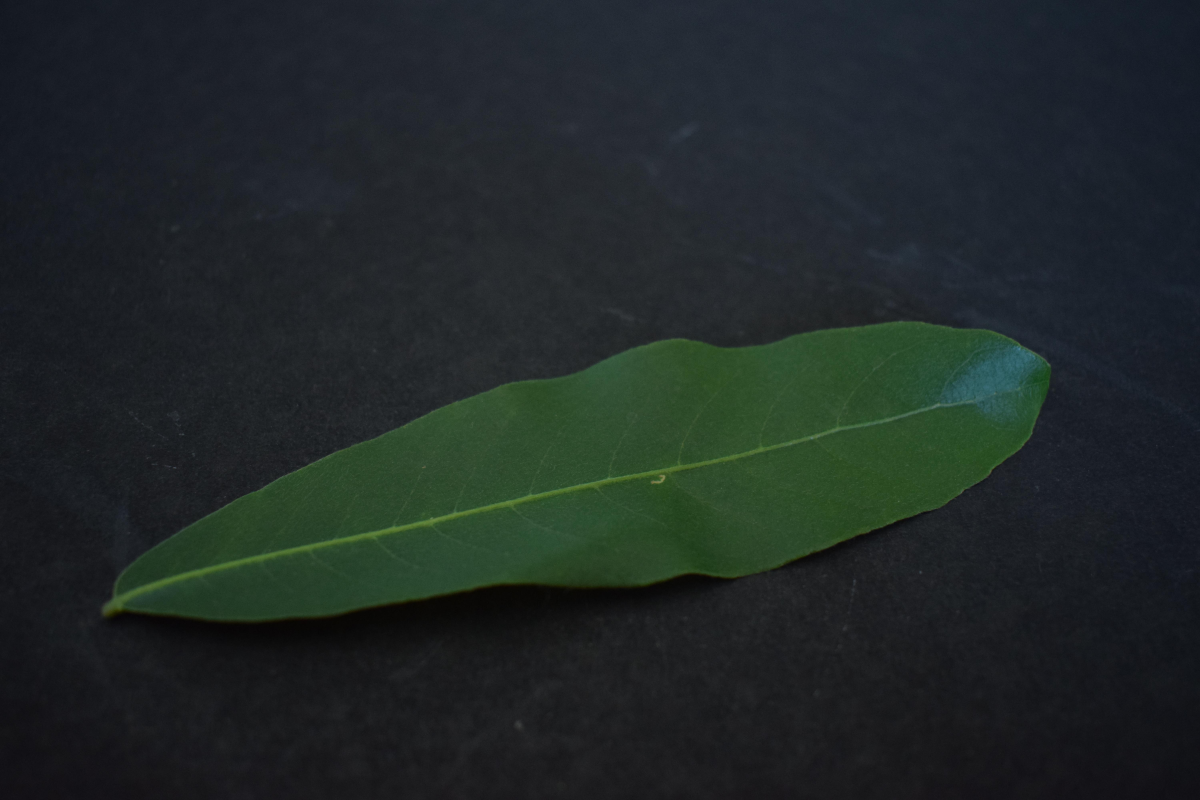
#> input picture test/img_test/arjun.jpeg, 6000 x 4000 px (shown at 1/5 size)
$ python -i main.py   (imports and definitions only)   (older library calls are emulated)
#> lines starting #> are read from the running program, lines starting #| are printed output that depends on the picture; after the words box and inside, x2 and y2 are one past the last pixel; in counts of white or black regions, pixels touching at a corner belong together
#> in visualize_hog_with_mask, img_np is the input picture: shape (4000, 6000, 3); mean B, G, R 39.2, 39.8, 31.9
### src/services/ExtractFeatureImage.py

import cv2
import numpy as np
from services.feature.ColorFeature import extract_color_vector
from services.feature.TextureFeature import extract_texture_vector


# [55 lines left out: functions extract_feature_color, extract_feature_texture, extract_feature_HOG, not called in this run]

def _otsu_leaf_mask(img_np: np.ndarray) -> np.ndarray:
    """Otsu thuần: grayscale → GaussianBlur → threshold."""
    gray    = cv2.cvtColor(img_np, cv2.COLOR_BGR2GRAY) if img_np.ndim == 3 else img_np.copy()
    blurred = cv2.GaussianBlur(gray, (5, 5), 0)
    _, binary = cv2.threshold(blurred, 0, 255, cv2.THRESH_BINARY_INV + cv2.THRESH_OTSU)
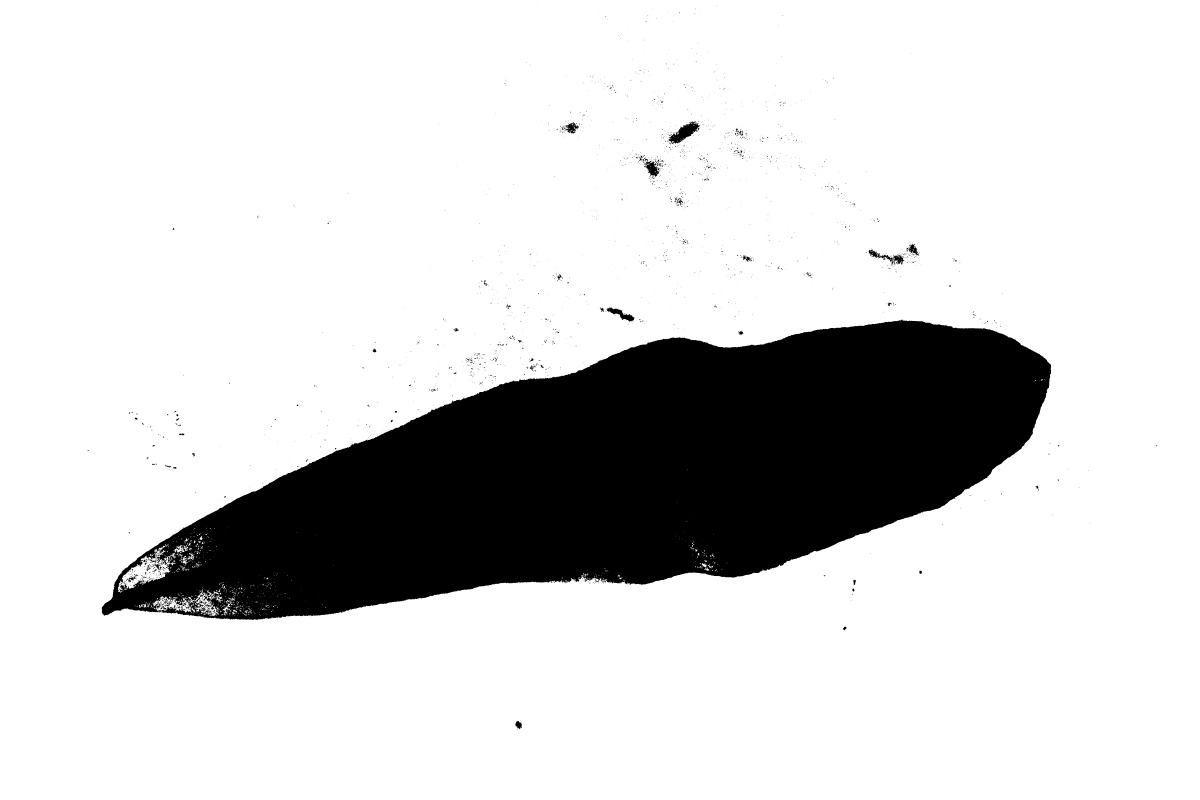
#> binary: shape (4000, 6000) (shown at 1/5 size); 83% white; 2266 black regions (2021 under 20 px), largest, box (x1, y1, x2, y2) and area: (509, 1598, 5256, 3100) 4025152, (3342, 606, 3499, 720) 7519, (3032, 1535, 3173, 1611) 3410
    return binary


def detect_leaf_contour(img_np: np.ndarray) -> np.ndarray:
    """Tìm đường bao lớn nhất của lá bằng Otsu thuần."""
    thresh = _otsu_leaf_mask(img_np)
    contours, _ = cv2.findContours(thresh, cv2.RETR_EXTERNAL, cv2.CHAIN_APPROX_SIMPLE)
#> contours = 1 item
    if not contours:
        return np.array([])
    return max(contours, key=cv2.contourArea)

# [40 lines left out: function extract_feature_shape, not called in this run]

### test/main.py
import cv2
import numpy as np
from pathlib import Path
import sys

# Thêm thư mục src vào sys.path để import các service
PROJECT_ROOT = Path(__file__).resolve().parents[1]
SRC_DIR = PROJECT_ROOT / "src"
if str(SRC_DIR) not in sys.path:
    sys.path.insert(0, str(SRC_DIR))

from services.ExtractFeatureImage import extract_feature_HOG, detect_leaf_contour

def visualize_hog_with_mask(image_path):
    # 1. Đọc ảnh
    img_np = cv2.imread(str(image_path))
    if img_np is None:
        print(f"Error: Could not read image at {image_path}")
        return

    # 2. Tạo Mask và Masked Image (giống logic trong extract_feature_HOG)
    leaf_contour = detect_leaf_contour(img_np)
#> leaf_contour = [[0, 0], [0, 3999], [5999, 3999], [5999, 0], [4181, 0], [4180, 1], [4179, 0]]
    mask = np.zeros(img_np.shape[:2], dtype=np.uint8)
    cv2.drawContours(mask, [leaf_contour], -1, 255, thickness=-1)
#> mask: shape (4000, 6000); 100% white; black in thin lines or dots, all inside (x1, y1, x2, y2) = (4180, 0, 4181, 1)
    img_masked = cv2.bitwise_and(img_np, img_np, mask=mask)

    # Preprocessing cho HOG
    gray_masked = cv2.cvtColor(img_masked, cv2.COLOR_BGR2GRAY)
    img_resized = cv2.resize(gray_masked, (160, 128))

    # 3. Tính toán HOG hướng (Manual Visualization)
    gx = cv2.Sobel(img_resized, cv2.CV_32F, 1, 0, ksize=1)
    gy = cv2.Sobel(img_resized, cv2.CV_32F, 0, 1, ksize=1)
    mag, angle = cv2.cartToPolar(gx, gy, angleInDegrees=True)
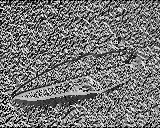
#> angle: shape (128, 160) float32; min 0, max 358.6, mean 166.3; drawn with min black and max white

    # 4. Vẽ trực quan
    scale = 4
    h_small, w_small = img_resized.shape
#> h_small = 128; w_small = 160
    vis_h, vis_w = h_small * scale, w_small * scale
#> vis_h = 512; vis_w = 640

    # Ảnh nền đen để vẽ gradients
    hog_vis = np.zeros((vis_h, vis_w, 3), dtype=np.uint8)
    # Ảnh gốc đã resize và xám để so sánh
    img_large = cv2.resize(cv2.cvtColor(img_resized, cv2.COLOR_GRAY2BGR), (vis_w, vis_h))

    for y in range(0, h_small, 8):
        for x in range(0, w_small, 8):
            cell_mag = mag[y:y+8, x:x+8]
            cell_angle = angle[y:y+8, x:x+8]

            # Chỉ vẽ nếu có gradient (vùng có chi tiết/gân)
            if np.max(cell_mag) > 10:
                # Lấy hướng tại điểm có gradient mạnh nhất trong cell
                idx = np.unravel_index(np.argmax(cell_mag), cell_mag.shape)
                best_angle = cell_angle[idx]

                # Vẽ đoạn thẳng vuông góc với gradient (song song với cạnh/gân)
                rad = np.deg2rad(best_angle + 90)
                cx, cy = (x + 4) * scale, (y + 4) * scale
                dx, dy = int(12 * np.cos(rad)), int(12 * np.sin(rad))

                cv2.line(hog_vis, (cx - dx, cy - dy), (cx + dx, cy + dy), (0, 255, 255), 1)
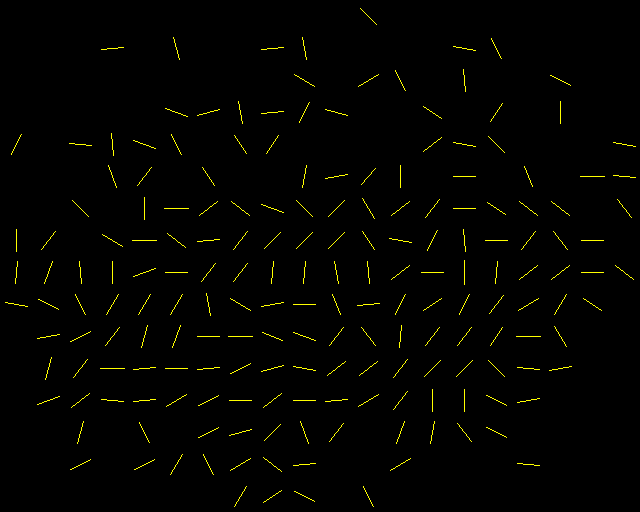
#> hog_vis: shape (512, 640, 3); mean of channels 0, 1, 2 0, 3.1, 3.1; drawn as B, G, R

    # 5. Kết hợp các bước để giải thích
    # Hàng 1: Gốc | Mask | Masked
    img_orig_small = cv2.resize(img_np, (vis_w, vis_h))
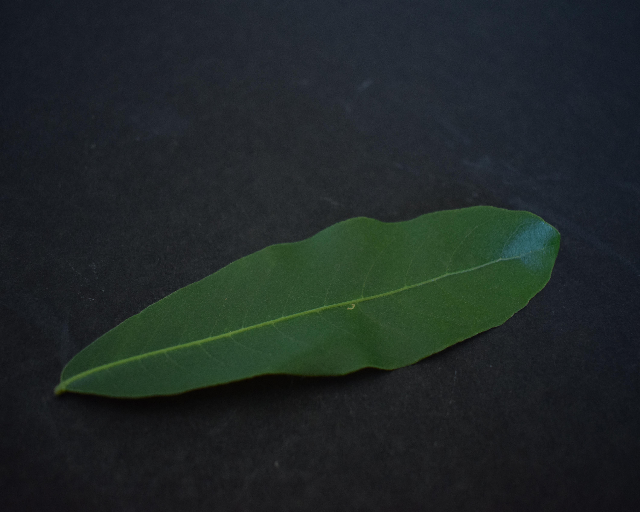
#> img_orig_small: shape (512, 640, 3); mean B, G, R 39.1, 39.7, 31.8
    mask_vis = cv2.resize(cv2.cvtColor(mask, cv2.COLOR_GRAY2BGR), (vis_w, vis_h))
#> mask_vis: shape (512, 640, 3); every value is 255
    img_masked_vis = cv2.resize(img_masked, (vis_w, vis_h))
    top_row = np.hstack([img_orig_small, mask_vis, img_masked_vis])
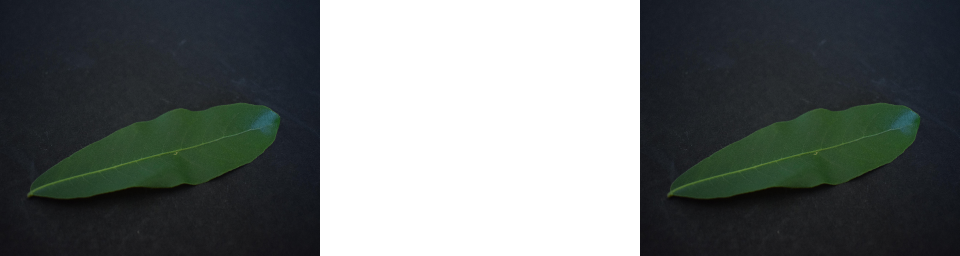
#> top_row: shape (512, 1920, 3) (shown at 1/2 size); mean B, G, R 111.1, 111.5, 106.2

    # Hàng 2: Trống | Gray Resized | HOG Gradients
    empty = np.zeros_like(img_large)
    bottom_row = np.hstack([empty, img_large, hog_vis])
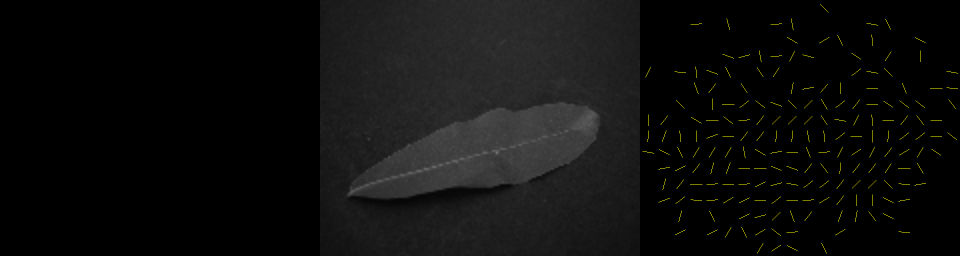
#> bottom_row: shape (512, 1920, 3) (shown at 1/2 size); mean of channels 0, 1, 2 12.4, 13.4, 13.4; drawn as B, G, R

    combined = np.vstack([top_row, bottom_row])
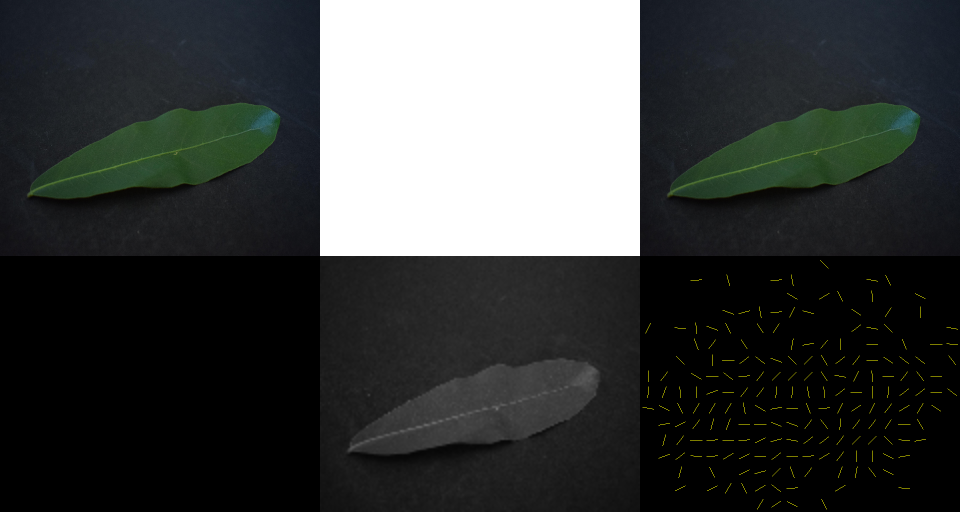
#> combined: shape (1024, 1920, 3) (shown at 1/2 size); mean B, G, R 61.7, 62.4, 59.8

    output_path = PROJECT_ROOT / "test" / "output" / "hog_masked_vis.png"
    output_path.parent.mkdir(parents=True, exist_ok=True)
    cv2.imwrite(str(output_path), combined)

    print("-" * 60)
    print(f"HOG Masking Test Result:")
    print(f"1. Top-Left: Original Image")
    print(f"2. Top-Center: Leaf Mask (detect_leaf_contour)")
    print(f"3. Top-Right: Masked Image (Background items removed)")
    print(f"4. Bottom-Center: Gray Resized (160x128)")
    print(f"5. Bottom-Right: HOG Orientations (Only on leaf)")
    print(f"Output saved to: {output_path}")
    print("-" * 60)

# [11 lines not run here, left out]

>>> result = visualize_hog_with_mask('img_test/arjun.jpeg')

$ run again, on test/img_test/img2.jpeg
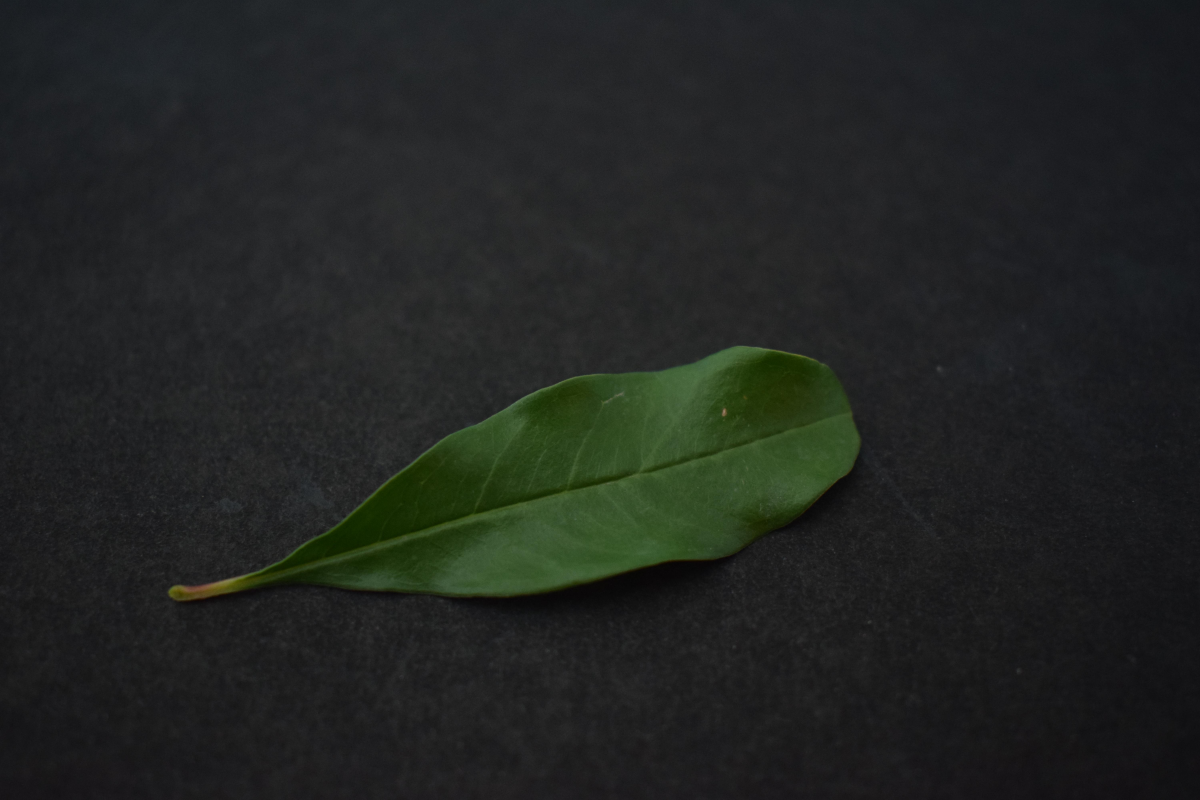
#> input picture test/img_test/img2.jpeg, 6000 x 4000 px (shown at 1/5 size)
#> in visualize_hog_with_mask, img_np is the input picture: shape (4000, 6000, 3); mean B, G, R 33.9, 36.2, 33.4
#> in _otsu_leaf_mask, `_, binary = cv2.threshold(blurred, 0, 255, cv2.THRESH_BINARY_INV + cv2..`:
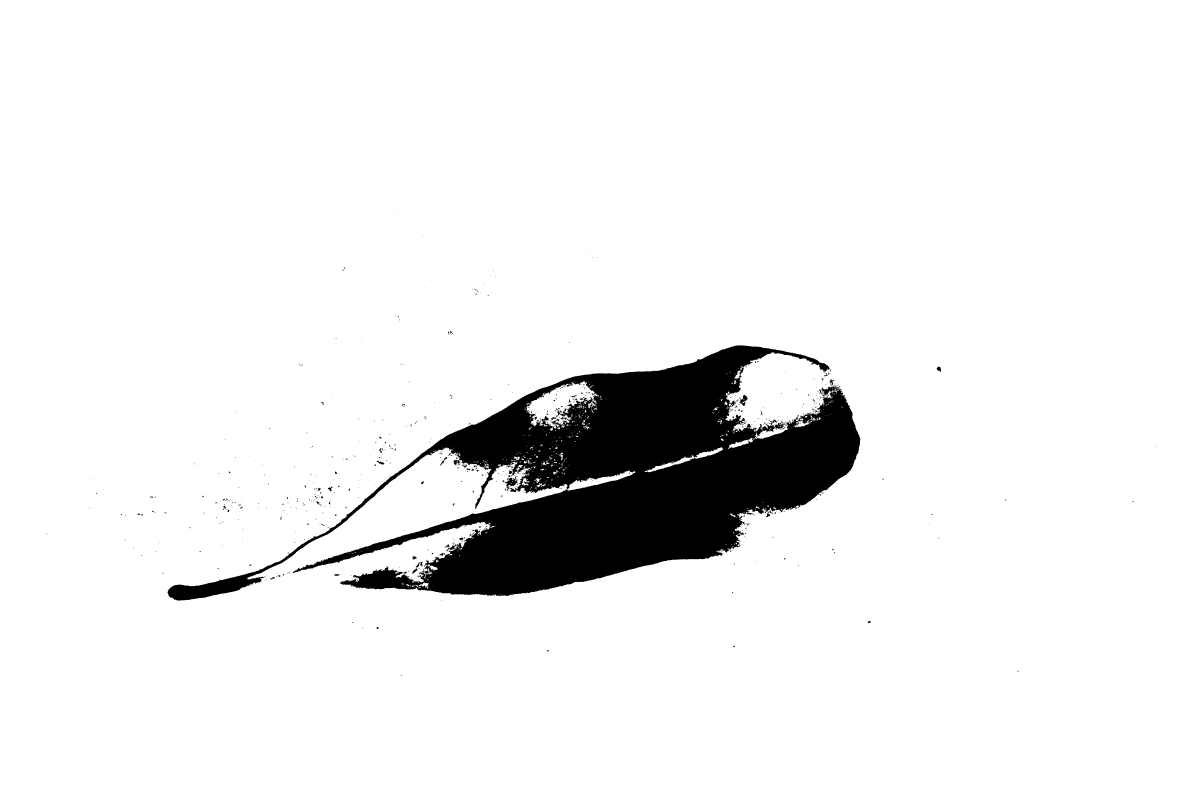
#> binary: shape (4000, 6000) (shown at 1/5 size); 93.2% white; 945 black regions (731 under 20 px), largest, box (x1, y1, x2, y2) and area: (838, 1727, 4302, 3003) 1606927, (3694, 1974, 3739, 2029) 1032, (2266, 2299, 2301, 2326) 526
#> contours = [[[0, 0], [0, 3999], [5999, 3999], [5999, 0]]]
#> leaf_contour = [[0, 0], [0, 3999], [5999, 3999], [5999, 0]]
#> mask: shape (4000, 6000); every value is 255
#> mask_vis: shape (512, 640, 3); every value is 255
#> in visualize_hog_with_mask, `combined = np.vstack([top_row, bottom_row])`:
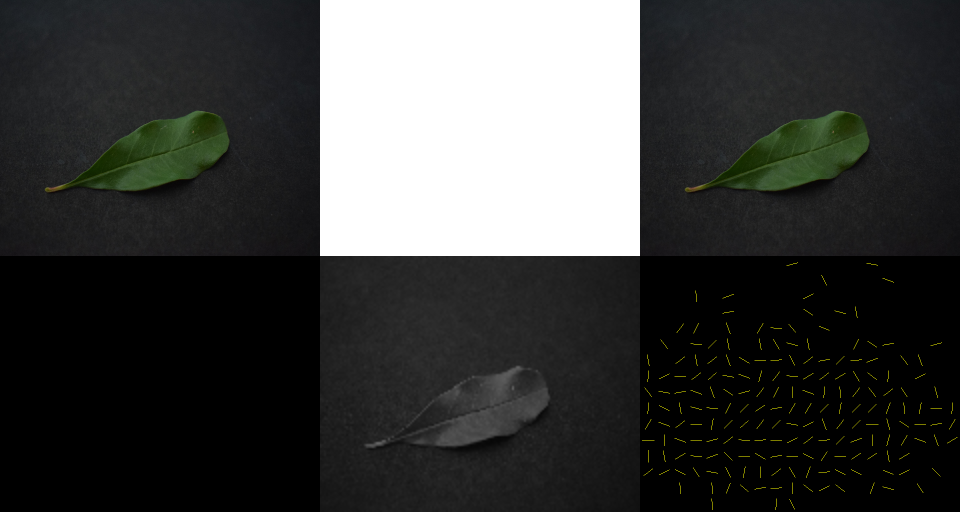
#> combined: shape (1024, 1920, 3) (shown at 1/2 size); mean B, G, R 59.6, 60.9, 59.9
